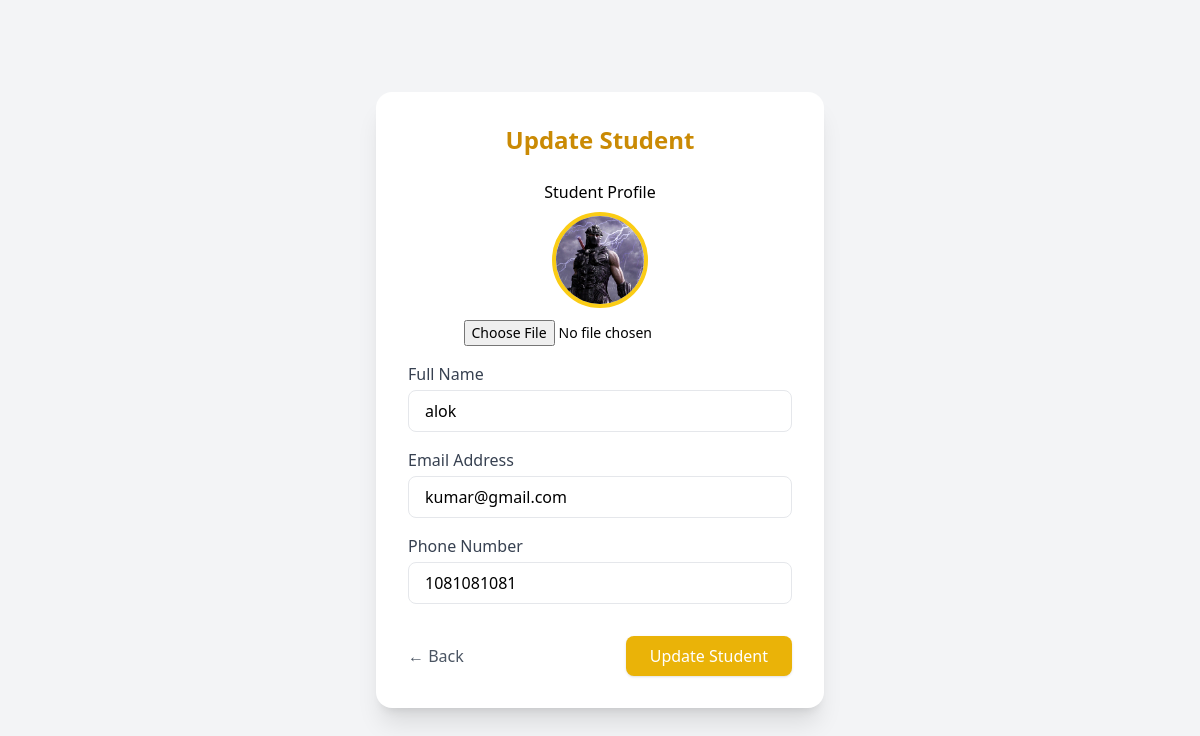
Page /student/update-student/25 on the committed database.
### student/models.py (models this page shows)
class Student(models.Model):
    name = models.CharField(max_length=100)
    email = models.EmailField()
    phone_number = models.CharField(max_length=13)
    student_profile = models.ImageField(null=True, blank=True, upload_to='student_profile/')

### student/views.py (the view, shortened to what this page needs)
# urls.py: path("update-student/<int:student_id>", views.update_student, name='update_student'),
def update_student(request, student_id):
    student = Student.objects.get(id = student_id)
    parameters={
        "student" : student
    }
    return render(request, "student/update_student.html", parameters)

### templates/student/update_student.html (shortened to what this page needs)
<!DOCTYPE html>
<html lang="en">
<head>
    <script src="https://cdn.tailwindcss.com"></script>
</head>
<body class="bg-gray-100 min-h-screen flex items-center justify-center">
    <div class="bg-white shadow-xl rounded-2xl p-8 w-full max-w-md">
        <h2 class="text-2xl font-bold text-center text-yellow-600 mb-6">
            Update Student
        </h2>
        <form  method="POST" class="space-y-4" enctype="multipart/form-data">
            <div class="text-center">
                <label class="block font-medium mb-2">Student Profile</label>
                {% if student.student_profile %}
                <img
                src="{{ student.student_profile.url }}"
                class="w-24 h-24 rounded-full object-cover mx-auto mb-3 border-4 border-yellow-400">
                {% endif %}
                <input type="file" name="student_profile" class="mx-auto block text-sm text-center">
            </div>
            <div>
                <label class="block text-gray-700 font-medium mb-1">
                    Full Name
                </label>
                <input
                    type="text"
                    name="name"
                    value="{{ student.name}}"
                    class="w-full px-4 py-2 border rounded-lg focus:outline-none focus:ring-2 focus:ring-yellow-400"
                    required>
            </div>
            <div>
                <label class="block text-gray-700 font-medium mb-1">
                    Email Address
                </label>
                <input
                    type="email"
                    name="email"
                    value="{{student.email}}"
                    class="w-full px-4 py-2 border rounded-lg focus:outline-none focus:ring-2 focus:ring-yellow-400"
                    required>
            </div>
            <div>
                <label class="block text-gray-700 font-medium mb-1">
                    Phone Number
                </label>
                <input
                    type="tel"
                    name="phone"
                    value="{{student.phone_number}}"
                    class="w-full px-4 py-2 border rounded-lg focus:outline-none focus:ring-2 focus:ring-yellow-400"
                    required>
            </div>
            <div class="flex justify-between items-center pt-4">
                <a href="{% url 'student_home' %}"
                   class="text-gray-600 hover:text-gray-800">
                    ← Back
                </a>
                <button
                    type="submit"
                    class="bg-yellow-500 hover:bg-yellow-600 text-white px-6 py-2 rounded-lg shadow">
                    Update Student
                </button>
            </div>
        </form>
    </div>
</body>
</html>

### rows in the picture
Student: student_profile (picture), name "alok", email "kumar@gmail.com", phone "1081081081"
